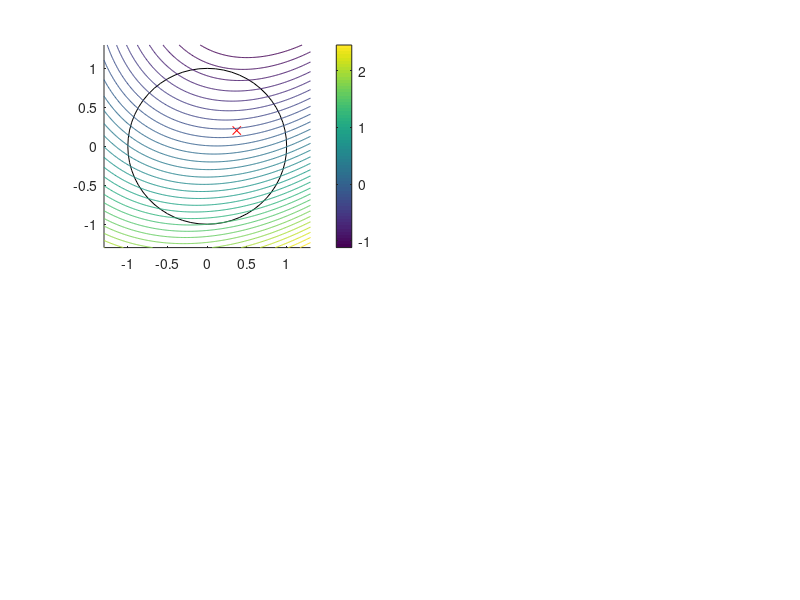

The MATLAB source for this figure: (Note: this script raises an error after producing the figure.)
disp('Hi! Wrapper_2 here. Now we play with your projected gradient method.');
disp(' ');
disp('Let us minimise a few quadratics over the circle B_1(0) and the square');
disp('[-1,1]. The graphics should be self-explanatory. Or not? Have a look');
disp('at sufficiently many random samples to get a clear idea of what is');
disp('going on.');
disp(' ');
disp('I terminate with relative crude precision, and sometimes I simply give');
disp('up after a thousand steps. In which situations does your method struggle?');


figure(1)
clf
xvec=[-1.3:0.01:1.3];
[X,Y]=meshgrid(xvec,xvec);
Z=zeros(size(X));
for i=1:4
    subplot(2,2,i)
    hold on
    rectangle('Position',[-1,-1,2,2],'Curvature',1);
    x=randn(2,1);
    x=0.9*rand*x/norm(x);
    plot(x(1),x(2),'rx')
    Q=0.2*[3,-1;-1,2];
    c=randn(2,1); 
    f=@(z)0.5*z'*Q*z+c'*z;
    gf=@(z)Q*z+c;
    for k=1:size(X,1)
        for l=1:size(X,2)
            Z(k,l)=f([X(k,l);Y(k,l)]);
        end
    end
    contour(X,Y,Z,30);
    colorbar
    for k=1:20
        z=myGradientProjection(f,gf,@(y)myProjectBall(y,[0;0],1),x,0.5,0.5,-1,1);
        plot([x(1),z(1)],[x(2),z(2)],'-.r');
        x=z;
    end
    x=myGradientProjection(f,gf,@(y)myProjectBall(y,[0;0],1),x,0.5,0.5,0.01,1000);
    plot(x(1),x(2),'ro')
    hold off
    axis square
    drawnow
end

figure(2)
clf
for i=1:4
    subplot(2,2,i)
    hold on
    rectangle('Position',[-1,-1,2,2]);
    a=[-1;-1];
    b=[1;1];
    x=randn(2,1);
    x=myProjectBox(x,0.9*a,0.9*b);
    plot(x(1),x(2),'rx')
    Q=randn(2);
    c=randn(2,1); 
    f=@(z)0.5*z'*Q*z+c'*z;
    gf=@(z)Q*z+c;
    for k=1:size(X,1)
        for l=1:size(X,2)
            Z(k,l)=f([X(k,l);Y(k,l)]);
        end
    end
    contour(X,Y,Z,30);
    colorbar
    for k=1:20
        z=myGradientProjection(f,gf,@(y)myProjectBox(y,a,b),x,0.5,0.5,-1,1);
        plot([x(1),z(1)],[x(2),z(2)],'-.r');
        x=z;
    end
    
    x=myGradientProjection(f,gf,@(y)myProjectBox(y,a,b),x,0.5,0.5,0.1,1000);
    plot(x(1),x(2),'ro')
    hold off
    axis([-1.3,1.3,-1.3,1.3])
    axis square
    drawnow
end